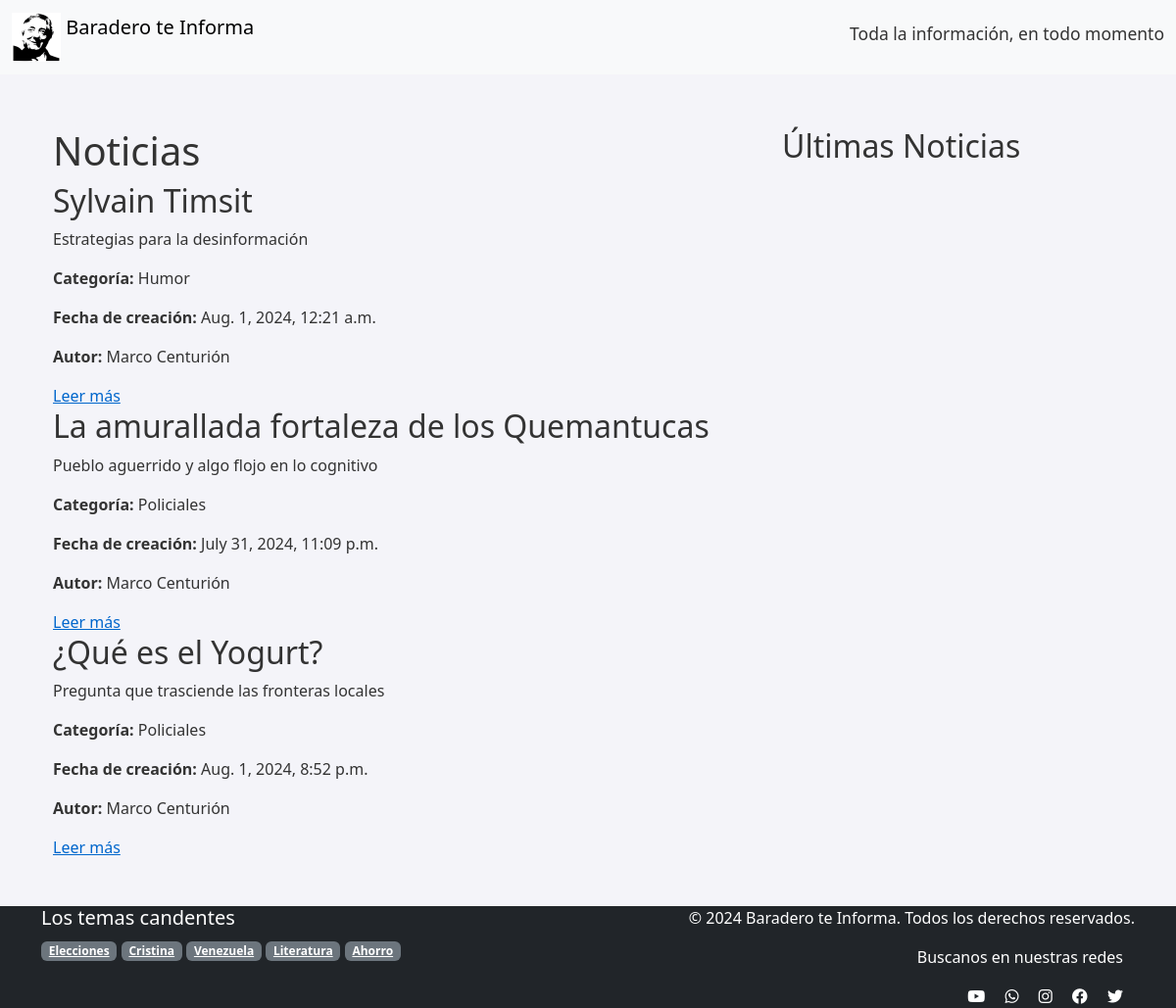
The page /noticias/tag/elecciones/ on the database its author committed.
### noticias/models.py (models this page shows, shortened)
class Noticia(models.Model):
    titulo = models.CharField(max_length=200)
    resumen = models.TextField()
    contenido = models.TextField(null=True, blank=True)
    archivo_texto = models.FileField(upload_to='textos/', null=True, blank=True)
    categoria = models.ForeignKey(Categoria, on_delete=models.CASCADE)
    tags = models.ManyToManyField(Tag, related_name='noticias')
    fecha_creacion = models.DateTimeField(auto_now_add=True)
    nombre_usuario = models.CharField(max_length=100)
    apellido_usuario = models.CharField(max_length=100)

class Categoria(models.Model):
    nombre = models.CharField(max_length=100)
    slug = models.SlugField(max_length=100, unique=True, blank=True)

class Tag(models.Model):
    name = models.CharField(max_length=100, unique=True)
    slug = models.SlugField(max_length=100, unique=True, blank=True)

### noticias/views.py (the view)
# urls.py: path('tag/<slug:slug>/', noticias_por_tag, name='tag'),
def noticias_por_tag(request, slug):
    tag = Tag.objects.get(slug=slug)
    noticias = Noticia.objects.filter(tags=tag)
    categorias = Categoria.objects.all()
    tags = Tag.objects.all()
    return render(request, 'noticias/listar_noticias.html', {
        'noticias': noticias,
        'categorias': categorias,
        'tags': tags,
        'current_year': timezone.now().year,
    })

### noticias/templates/noticias/listar_noticias.html (shortened to what this page needs)
{% extends 'noticias/base.html' %}
{% block content %}
<div class="container" style="margin-top: 60px;">
    <div class="row">
        <div class="col-md-8">
            <h1>Noticias</h1>
            <div class="noticias">
                {% for noticia in noticias %}
                    <div class="noticia">
                        <h2>{{ noticia.titulo }}</h2>
                        <p>{{ noticia.resumen }}</p>
                        <p><strong>Categoría:</strong> {{ noticia.categoria.nombre }}</p>
                        <p><strong>Fecha de creación:</strong> {{ noticia.fecha_creacion }}</p>
			<p><strong>Autor:</strong> {{ noticia.nombre_usuario }} {{ noticia.apellido_usuario }}</p>
                        <a href="{% url 'noticias:detalle_noticia' noticia.id %}">Leer más</a>
                    </div>
                {% endfor %}
            </div>
        </div>
        <div class="col-md-4">
            <h2>Últimas Noticias</h2>
        </div>
    </div>
</div>
{% endblock %}

### noticias/templates/noticias/base.html (shortened to what this page needs)
{% load static %}
<!DOCTYPE html>
<html lang="es">
<head>
    {% load bootstrap5 %}
    {% bootstrap_css %}
    <link rel="stylesheet" href="{% static 'css/styles.css' %}">
    <link rel="stylesheet" href="https://cdnjs.cloudflare.com/ajax/libs/font-awesome/6.0.0-beta3/css/all.min.css">
</head>
<body>
<nav class="navbar navbar-expand-lg navbar-light bg-light fixed-top">
       <div class="container-fluid">
            <a class="navbar-brand" href="#">
                <img src="{% static 'images/nestor1.png' %}" alt="Logo" width="50" height="50" class="d-inline-block align-top">
                Baradero te Informa
            </a>
            <h5><small>Toda la información, en todo momento</small></h5>
    </div>
    </nav>
    <div class="container mt-4">
        {% block content %}
        {% endblock %}
    </div>
    <footer class="bg-dark text-white mt-5">
        <div class="container py:-4">
            <div class="row">
                <div class="col-md-6">
                    <h5>Los temas candentes</h5>
                    <div class="tag-cloud">
                        {% for tag in tags %}
                            <a href="{% url 'noticias:tag' tag.slug %}" class="badge bg-secondary">{{ tag.name }}</a>
                        {% endfor %}
                   </div>
                </div>
                <div class="col-md-6 text-md-end">
	<p>&copy; {{ current_year }} Baradero te Informa. Todos los derechos reservados.</p>
	<div class="container">
        <p>Buscanos en nuestras redes</p>
	<a href="https://www.youtube.com/aulavirtual" class="text-white me-3"><i class="fab fa-youtube"></i></a>
        <a href="https://wa.me/3329554222" class="text-white me-3"><i class="fab fa-whatsapp"></i></a>
        <a href="https://www.instagram.com/Baraderoteinforma" class="text-white me-3"><i class="fab fa-instagram"></i></a>
        <a href="https://www.facebook.com/baraderoteinforma" class="text-white me-3"><i class="fab fa-facebook"></i></a>
        <a href="https://twitter.com/bti" class="text-white"><i class="fab fa-twitter"></i></a>
        </div>
	</div>
        </div>
        </div>
    </footer>
</body>
</html>

### noticias/static/css/styles.css (style rules this page uses)
body { background-color: #f4f4f9; color: #333; }
.navbar { background-color: #0066cc; position: fixed; top: 0; width: 100%; z-index: 1000; }
footer { background-color: #003366; color: white; }
a { color: #0066cc; }
body { padding-top: 70px; }

### rows shown on the page
Noticia: titulo "Sylvain Timsit", resumen "Estrategias para la desinformación", categoria.nombre "Humor", fecha_creacion "Aug. 1, 2024, 12:21 a.m.", nombre_usuario "Marco", apellido_usuario "Centurión"
Noticia: titulo "La amurallada fortaleza de los Quemantucas", resumen "Pueblo aguerrido y algo flojo en lo cognitivo", categoria.nombre "Policiales", fecha_creacion "July 31, 2024, 11:09 p.m.", nombre_usuario "Marco", apellido_usuario "Centurión"
Noticia: titulo "¿Qué es el Yogurt?", resumen "Pregunta que trasciende las fronteras locales", categoria.nombre "Policiales", fecha_creacion "Aug. 1, 2024, 8:52 p.m.", nombre_usuario "Marco", apellido_usuario "Centurión"
Tag: name "Elecciones"
Tag: name "Cristina"
Tag: name "Venezuela"
Tag: name "Literatura"
Tag: name "Ahorro"
